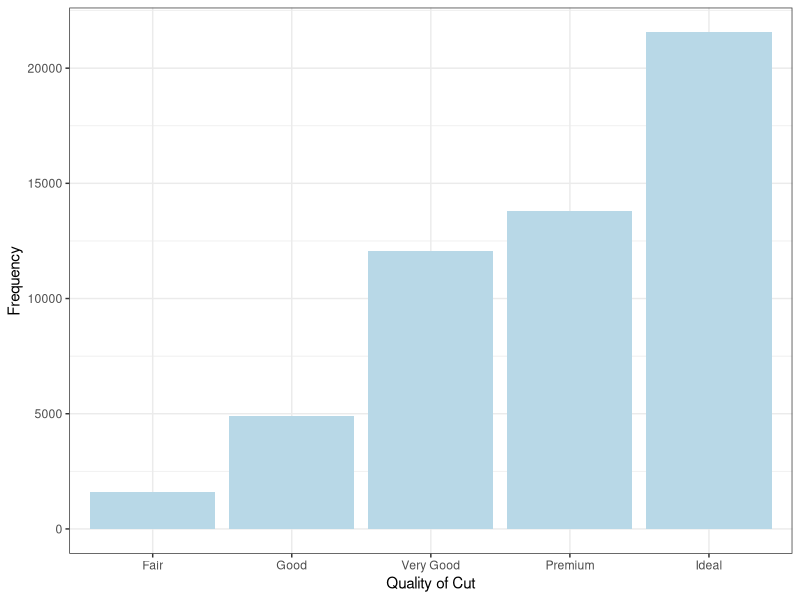
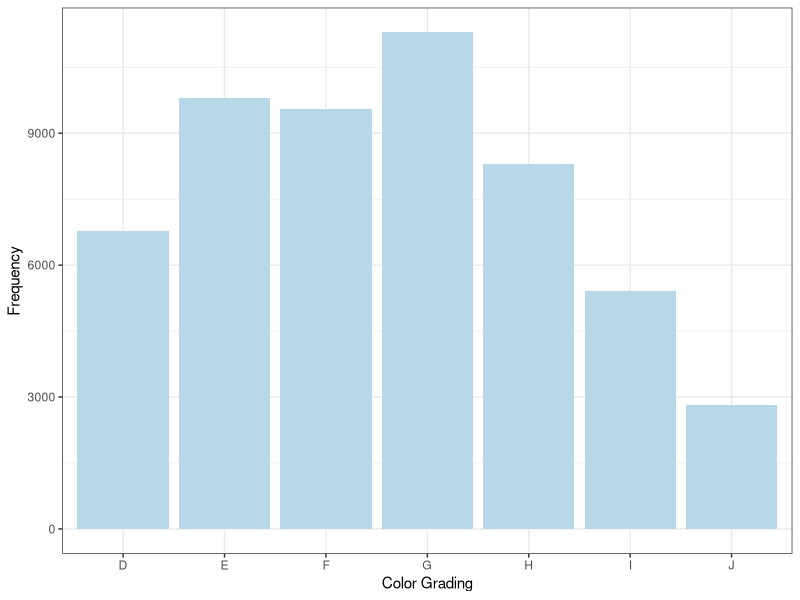
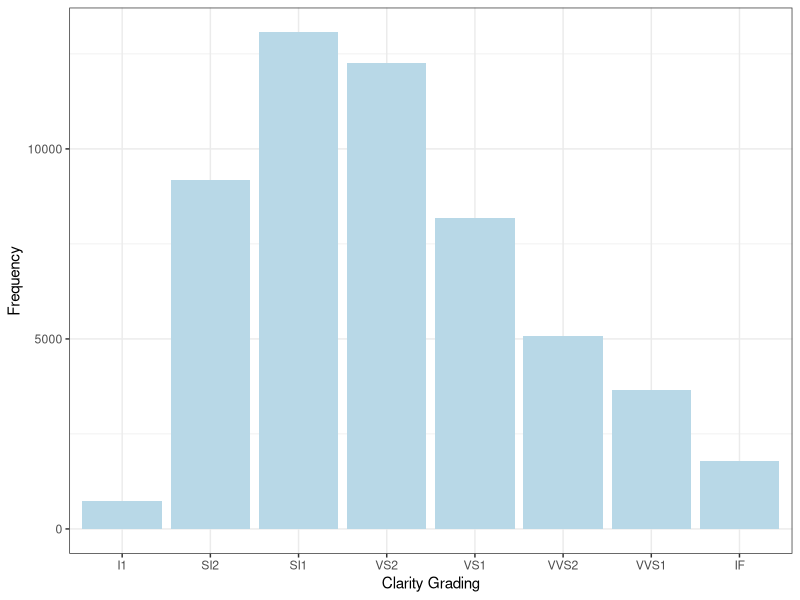
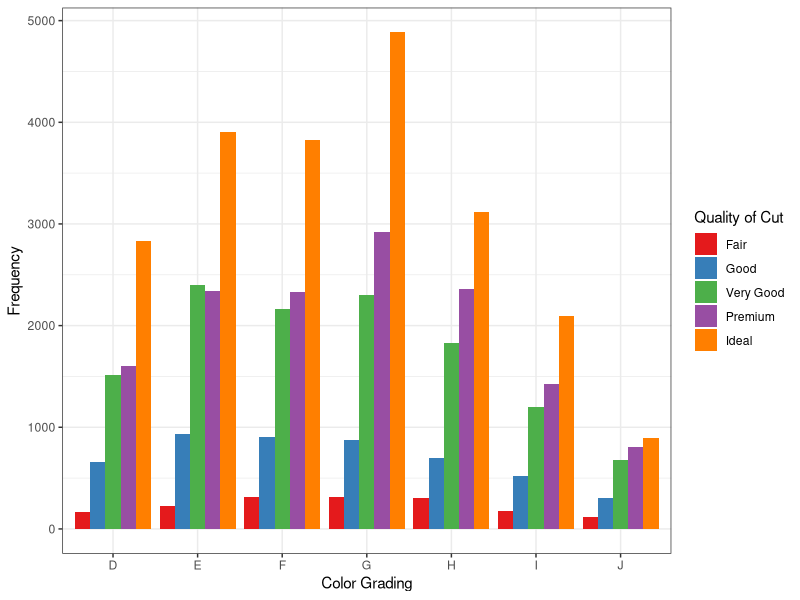
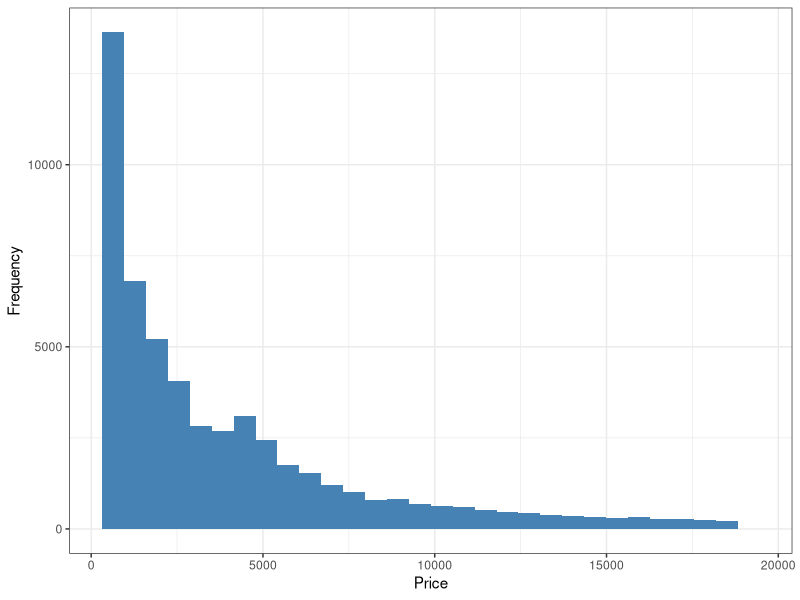
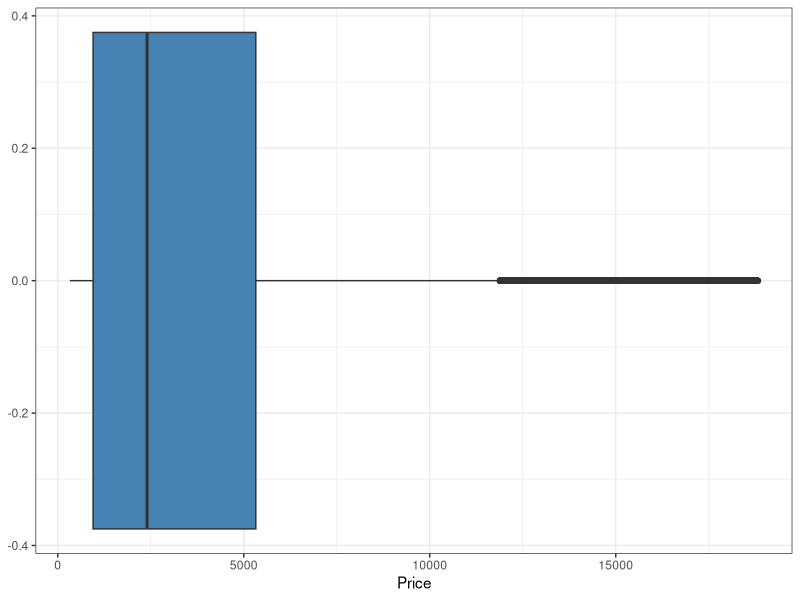
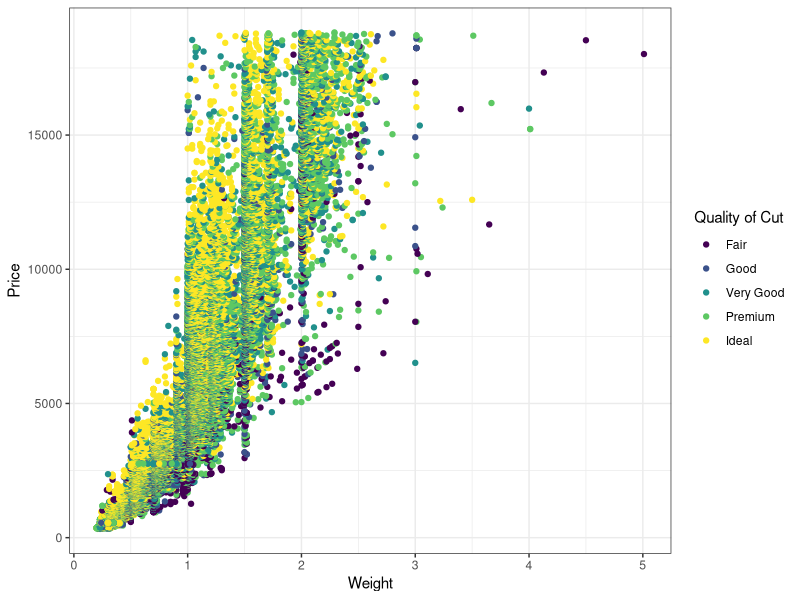

The R source for these figures, in order:
## ---- chunk 1
#| warning: false

library(ggplot2)

diamonds
## ---- chunk 2

table(diamonds$cut)

ggplot(diamonds, mapping = aes(x = cut)) +
  geom_bar(fill = '#b8d8e7') +
  theme_bw() +
  labs(x = 'Quality of Cut',
       y = 'Frequency')
## ---- chunk 3

ggplot(diamonds, mapping = aes(x = color)) +
  geom_bar(fill = '#b8d8e7') +
  theme_bw() +
  labs(x = 'Color Grading',
       y = 'Frequency')
## ---- chunk 4

ggplot(diamonds, mapping = aes(x = clarity)) +
  geom_bar(fill = '#b8d8e7') +
  theme_bw() +
  labs(x = 'Clarity Grading',
       y = 'Frequency')
## ---- chunk 5

ggplot(diamonds, mapping = aes(x = color, fill = cut)) +
  geom_bar(position = 'dodge') +
  theme_bw() +
  scale_fill_brewer(palette = 'Set1') +
  labs(x = 'Color Grading',
       y = 'Frequency',
       fill = 'Quality of Cut')
## ---- chunk 6

ggplot(diamonds, mapping = aes(x = price)) +
  geom_histogram(fill = 'steelblue') +
  theme_bw() + 
  labs(x = 'Price',
       y = 'Frequency')
## ---- chunk 7

ggplot(diamonds, mapping = aes(x = price)) +
    geom_boxplot(fill = 'steelblue') +
    theme_bw() + 
    labs(x = 'Price')
## ---- chunk 8

ggplot(diamonds, mapping = aes(x = carat, y = price, color = cut)) +
  geom_point() +
  theme_bw() +
  labs(x = 'Weight',
       y = 'Price',
       color = 'Quality of Cut')
